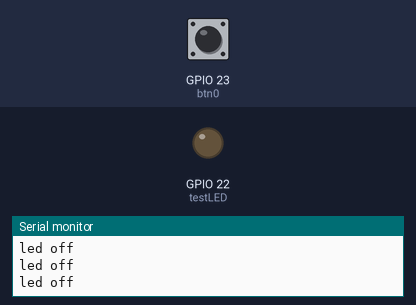
Bench run of a sketch on a simulated ESP32. On the bench: output pins drawn as LEDs (lit = HIGH), the last lines printed to the serial monitor. The inputs (shaded band) are chosen by the test bench; at power-on: GPIO 23 (btn0) LOW. WiFi joins after 1.5 s; servers stay silent unless stated; uploads are accepted with an empty reply.

Above: at 4.7 s.
4.8 s: GPIO 23 (btn0) pulled HIGH for 0.3 s
At 5.2 s:
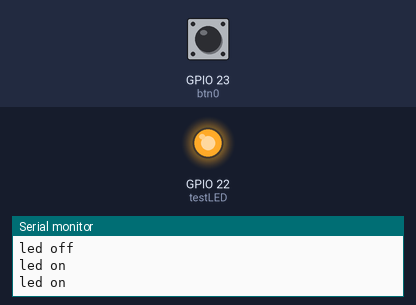
6.6 s: GPIO 23 (btn0) pulled HIGH for 3.2 s
At 11.1 s:
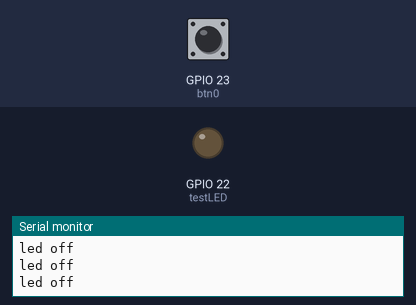
Timing chart, 0 to 12.6 s (numbered marks = the images above; inputs shaded):
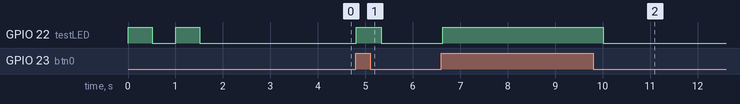

The sketch:

hand_transm.ino
```cpp
#include <WiFi.h>


int btn0 = 23;
int testLED = 22;

int buttonState = 0;

const char *ssid = "ssid";
const char *password = "password";


int sensorValue0 = 0;       //sensor value, I'm usingg 0/1 button state

void setup() {
  Serial.begin(115200);
  delay(10);

  pinMode(btn0, INPUT);
  digitalWrite(btn0, LOW);

  pinMode(testLED, OUTPUT);    //test if the led is active
  digitalWrite(testLED, HIGH);
  delay(500);
  digitalWrite(testLED, LOW);
  delay(500);
  digitalWrite(testLED, HIGH);
  delay(500);
  digitalWrite(testLED, LOW);
  delay(500);


  // set the ESP8266 to be a WiFi-client
  WiFi.mode(WIFI_STA);
  WiFi.begin(ssid, password);

  while (WiFi.status() != WL_CONNECTED) {
    delay(500);
    Serial.println("Connecting to WiFi...");
  }
  Serial.println("Connected to WiFi");


}

void loop() {
  buttonState = digitalRead(btn0);


   if (buttonState == HIGH) {
    sensorValue0 = 1;
    digitalWrite(testLED, HIGH);
    Serial.println("led on");
  }

  else if (buttonState == LOW){
    sensorValue0 = 0;
    digitalWrite(testLED, LOW);
    Serial.println("led off");
  }


  // Use WiFiClient class to create TCP connections
  WiFiClient client;
  const char * host = "192.168.4.1";            //default IP address
  const int httpPort = 80;

  if (!client.connect(host, httpPort)) {
    Serial.println("connection failed");
    return;
  }

  // We now create a URI for the request. Something like /data/?sensor_reading=123
  String url = "/data?";
  url += "sensor0_reading=" + String(sensorValue0);


  // This will send the request to the server
  client.print(String("GET ") + url + " HTTP/1.1\r\n" +
               "Host: " + host + "\r\n" +
               "Connection: close\r\n\r\n");
  unsigned long timeout = millis();
  while (client.available() == 0) {
    if (millis() - timeout > 5000) {
      Serial.println(">>> Client Timeout !");
      client.stop();
      return;
    }
  }
}
```

Measured:
- after the input at 4.8 s, GPIO 22 (testLED): LOW → HIGH at once, → LOW 0.52 s later
- after the input at 6.6 s, GPIO 22 (testLED): LOW → HIGH at once, → LOW 3.4 s later
